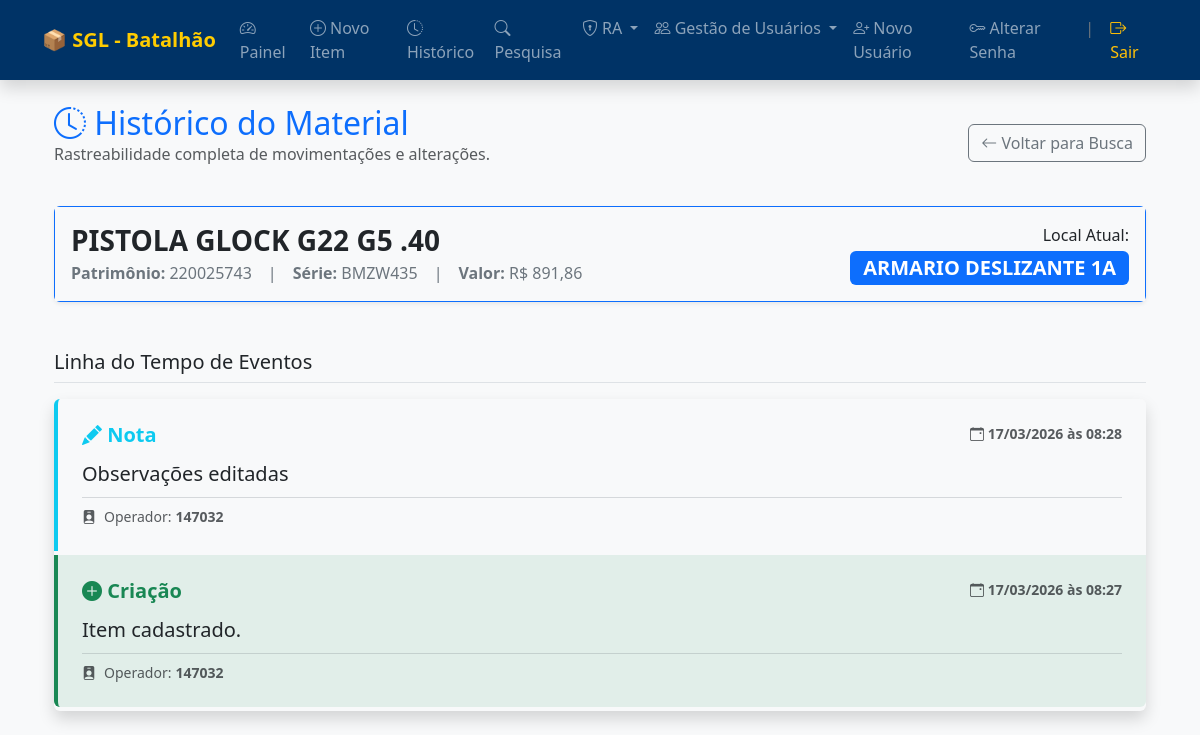
Page /historico_detalhes/2 (signed in) on the committed database.
### app.py (models this page shows, shortened)
class Material(db.Model):
    id = db.Column(db.Integer, primary_key=True)
    patrimonio = db.Column(db.String(50), unique=True, nullable=False)
    n_serie = db.Column(db.String(50))
    nome_material = db.Column(db.String(100), nullable=False)
    conta_codigo = db.Column(db.String(20), nullable=False)
    local = db.Column(db.String(100), nullable=False)
    valor = db.Column(db.Float, default=0.0)
    situacao = db.Column(db.String(50))
    observacoes = db.Column(db.Text)
    pm_re = db.Column(db.String(20))
    pm_nome = db.Column(db.String(100))
    pm_opm = db.Column(db.String(50))
    eh_apreensao = db.Column(db.Boolean, default=False)
    local_apreensao = db.Column(db.String(100))
    autoridade_resp = db.Column(db.String(100))
    data_apreensao = db.Column(db.DateTime)
    num_doc_apreensao = db.Column(db.String(50))
    data_cadastro = db.Column(db.DateTime, server_default=func.now())
    historico = db.relationship('Historico', backref='material', cascade="all, delete-orphan")
    movimentacoes_ra = db.relationship('MovimentacaoRA', backref='material', cascade="all, delete-orphan")

class Historico(db.Model):
    id = db.Column(db.Integer, primary_key=True)
    material_id = db.Column(db.Integer, db.ForeignKey('material.id'), nullable=False)
    acao = db.Column(db.String(100))
    descricao_detalhada = db.Column(db.Text)
    usuario_responsavel = db.Column(db.String(50))
    data_hora = db.Column(db.DateTime, default=datetime.now)

### app.py (the view)
@app.route('/historico_detalhes/<int:id>')
@login_required
def historico_detalhes(id):
    material = Material.query.get_or_404(id)
    historico = Historico.query.filter_by(material_id=id).order_by(Historico.data_hora.desc()).all()
    return render_template('historico_detalhes.html', material=material, historico=historico)

### app.py (called while the page is built)
@app.template_filter('reais')
def format_reais(value):
    if value is None or value == '': return '0,00'
    try: return f"{float(value):,.2f}".replace(",", "X").replace(".", ",").replace("X", ".")
    except: return value

@login_manager.user_loader
def load_user(user_id): return Usuario.query.get(int(user_id))

### templates/historico_detalhes.html (shortened to what this page needs)
{% extends "base.html" %}
{% block content %}
<div class="container mt-4">
    <div class="d-flex justify-content-between align-items-center mb-4">
        <div>
            <h2 class="text-primary mb-0"><i class="bi bi-clock-history"></i> Histórico do Material</h2>
            <p class="text-muted">Rastreabilidade completa de movimentações e alterações.</p>
        </div>
        <a href="{{ url_for('historico_busca') }}" class="btn btn-outline-secondary">
            <i class="bi bi-arrow-left"></i> Voltar para Busca
        </a>
    </div>
    <div class="card shadow-sm mb-5 border-primary">
        <div class="card-body bg-light">
            <div class="row align-items-center">
                <div class="col-md-8">
                    <h3 class="fw-bold text-dark mb-1">{{ material.nome_material }}</h3>
                    <div class="d-flex gap-3 text-secondary">
                        <span><strong>Patrimônio:</strong> {{ material.patrimonio }}</span>
                        <span>|</span>
                        <span><strong>Série:</strong> {{ material.n_serie or 'N/A' }}</span>
                        <span>|</span>
                        <span><strong>Valor:</strong> R$ {{ material.valor | reais }}</span>
                    </div>
                </div>
                <div class="col-md-4 text-end">
                    <div class="mb-1">Local Atual:</div>
                    <span class="badge bg-primary fs-5">{{ material.local }}</span>
                </div>
            </div>
        </div>
    </div>
    <h5 class="mb-3 border-bottom pb-2">Linha do Tempo de Eventos</h5>
    {% if historico %}
        <div class="list-group shadow">
            {% for evento in historico %}
            <div class="list-group-item list-group-item-action flex-column align-items-start p-4 mb-1 border-0 border-start border-4
                {% if 'Criação' in evento.acao or 'Importação' in evento.acao %}border-success bg-success bg-opacity-10
                {% elif 'Movimentação' in evento.acao %}border-warning bg-warning bg-opacity-10
                {% elif 'Custódia' in evento.acao %}border-danger bg-danger bg-opacity-10
                {% else %}border-info bg-light{% endif %}">
                <div class="d-flex w-100 justify-content-between mb-2">
                    <h5 class="mb-1 fw-bold
                        {% if 'Criação' in evento.acao or 'Importação' in evento.acao %}text-success
                        {% elif 'Movimentação' in evento.acao %}text-dark
                        {% elif 'Custódia' in evento.acao %}text-danger
                        {% else %}text-info{% endif %}">
                        {% if 'Criação' in evento.acao or 'Importação' in evento.acao %}<i class="bi bi-plus-circle-fill"></i>
                        {% elif 'Movimentação' in evento.acao %}<i class="bi bi-arrow-left-right"></i>
                        {% elif 'Status' in evento.acao %}<i class="bi bi-stoplights"></i>
                        {% elif 'Custódia' in evento.acao or 'Apreensão' in evento.acao %}<i class="bi bi-shield-lock-fill"></i>
                        {% else %}<i class="bi bi-pencil-fill"></i>{% endif %}
                        {{ evento.acao }}
                    </h5>
                    <small class="text-muted fw-bold">
                        <i class="bi bi-calendar-event"></i> {{ evento.data_hora.strftime('%d/%m/%Y às %H:%M') }}
                    </small>
                </div>
                <p class="mb-2 fs-5 text-dark">{{ evento.descricao_detalhada }}</p>
                <div class="d-flex align-items-center text-muted small mt-2 pt-2 border-top border-secondary border-opacity-25">
                    <i class="bi bi-person-badge-fill me-2"></i>
                    Operador: <strong class="ms-1 text-uppercase">{{ evento.usuario_responsavel }}</strong>
                </div>
            </div>
            {% endfor %}
        </div>
    {% else %}
        <div class="alert alert-info text-center p-5">
            <h4><i class="bi bi-info-circle"></i> Nenhum registro histórico.</h4>
            <p>As alterações feitas a partir de agora aparecerão aqui.</p>
        </div>
    {% endif %}
</div>
{% endblock %}

### templates/base.html (style rules this page uses)
body { background-color: #f8f9fa; }

### rows in the picture
Material: nome_material "PISTOLA GLOCK G22 G5 .40", patrimonio "220025743", n_serie "BMZW435", valor|reais "891,86", local "ARMARIO DESLIZANTE 1A"
Historico: acao "Nota", data_hora "17/03/2026 às 08:28", descricao_detalhada "Observações editadas", usuario_responsavel "147032"
Historico: acao "Criação", data_hora "17/03/2026 às 08:27", descricao_detalhada "Item cadastrado.", usuario_responsavel "147032"
